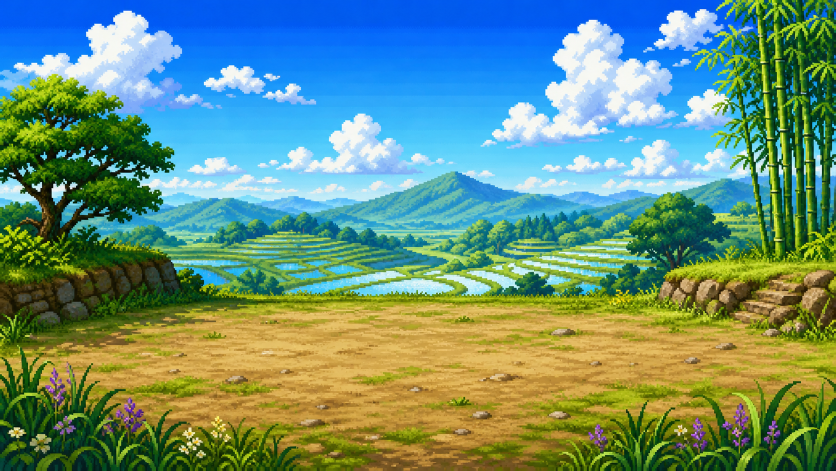
#> input picture forge/assets/raw/bg.satoyama_sky/codex-imagegen.png, 1672 x 941 px, given in place of tile_ka_paddy2.png, which was not available (shown at 1/2 size)
$ python gen_paddy_rice_post.py
#> lines starting #> are read from the running program, lines starting #| are printed output that depends on the picture; pictures that were not available may be replaced by others from this repository, and a replacement may not be noted
#!/usr/bin/env python3
"""kaPaddy2「棚田リアル化」用ポスト処理（120級・ZZ-HCP-logs/021でユーザーが棚田リアル化を選択）。

新raw（緑の植えた棚田＝稲列）を活かす。旧パイプライン(gen_ka2=cyan寄せ / gen_ka3=稲消し)は
「青い水鏡」志向だったので使わない。代わりに視覚QA(map-art-reviewer)の指摘に沿って:
  - 輝度Vを少し下げる（vmul）＝歩けない水田を、歩ける草地 kaGrassCalm より暗くし「背景<主役」を守る
    （現状は水田が草地より明るく主役/背景が逆転しかけ。ART_BIBLE §2-1）。
  - 稲の縦縞コントラストを僅かに抑える（contrast<1）＝25%縮小でのスペックル化耐性。彩度は維持。
proc_wa.py --only tile.ka_paddy2 の後に1回。冪等でないので再実行は proc_wa からやり直す。

使い方: python3 forge/gen_paddy_rice_post.py [--vmul 0.90] [--contrast 0.85]
"""
import os, sys
import numpy as np
from PIL import Image

A = os.path.join(os.path.dirname(os.path.dirname(os.path.abspath(__file__))), "public", "assets")
T = 128


def _argf(flag, d):
    if flag in sys.argv:
        i = sys.argv.index(flag)
        if i + 1 < len(sys.argv):
            return float(sys.argv[i + 1])
    return d


def rice_settle(name, vmul=0.90, contrast=0.85):
#> called with name = 'tile_ka_paddy2.png', vmul = 0.9, contrast = 0.85
    p = os.path.join(A, name)
    im = Image.open(p).convert("RGBA")
    a = np.asarray(im, dtype=np.float32).copy()
    n = im.width // T
#> n = 13
    for fi in range(n):
        x0 = fi * T
        t = a[:, x0:x0 + T, :3]
        # 縦縞コントラストを平均基準で僅かに抑える（彩度は保つ＝RGB一様スケールでなく平均差の縮小）
        m = t.reshape(-1, 3).mean(axis=0)
        t = m + (t - m) * contrast
        # 輝度ダウン（草地より暗く）
        t = t * vmul
        a[:, x0:x0 + T, :3] = np.clip(t, 0, 255)
#> this loop made 13 passes
#> m on passes 1 to 12: [66.18, 106, 71.31], [79.36, 111.2, 78.37], [94.16, 135.8, 123.4], [105.5, 154.8, 150.5], [108.8, 156.6, 152.7], [119.1, 160.9, 156.8], [113, 159.5, 157.8], [110.2, 157.3, 154], [125.2, 162.8, 149.5], [135.4, 169, 145.8], [114.2, 151.1, 132.2], [105.4, 142.9, 94.83]
#> pass 1, in rice_settle, `t = a[:, x0:x0 + T, :3]`:
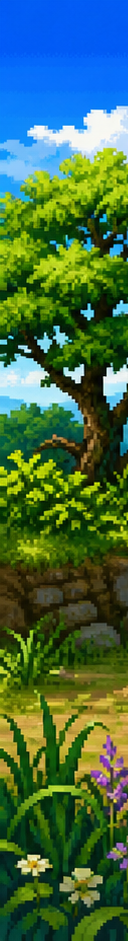
#> t: shape (941, 128, 3) float32; mean R, G, B 66.2, 106, 71.3
#> pass 1, in rice_settle, `t = m + (t - m) * contrast`:
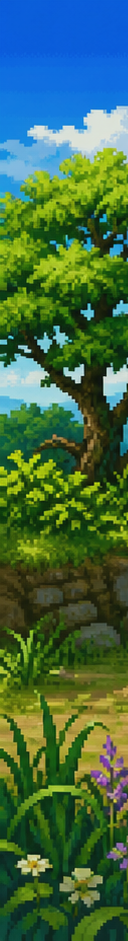
#> t: shape (941, 128, 3) float32; mean R, G, B 66.2, 106.1, 71.3
#> pass 1, in rice_settle, `t = t * vmul`:
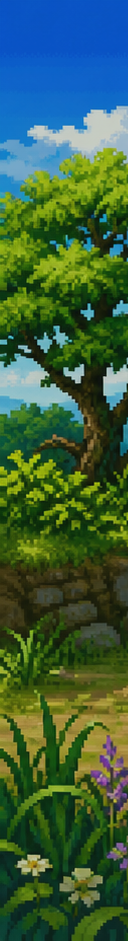
#> t: shape (941, 128, 3) float32; mean R, G, B 59.6, 95.4, 64.2
#> pass 2, in rice_settle, `t = a[:, x0:x0 + T, :3]`:
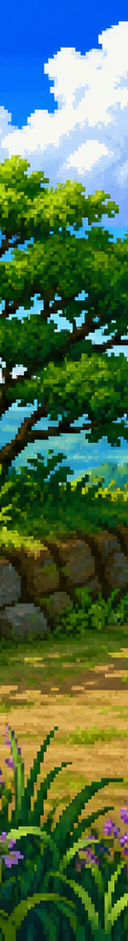
#> t: shape (941, 128, 3) float32; mean R, G, B 79.4, 111.2, 78.4
#> after the loop:
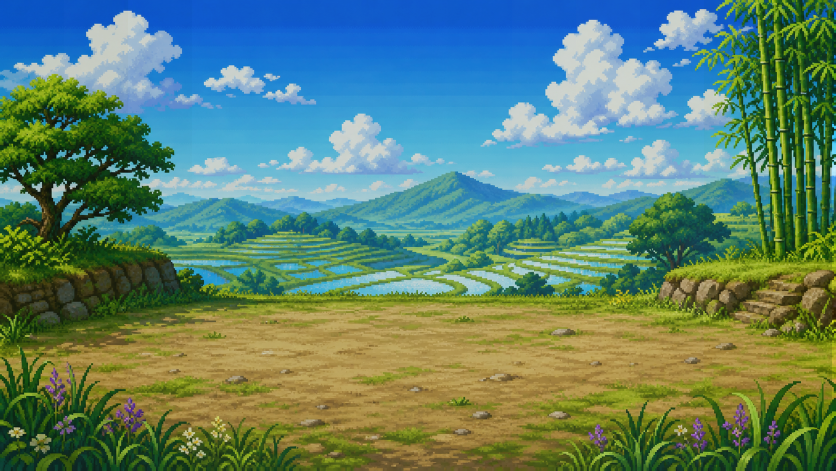
#> a: shape (941, 1672, 4) float32 (shown at 1/2 size); mean R, G, B, A 94.1, 130.5, 111.3, 256
#> after the loop:
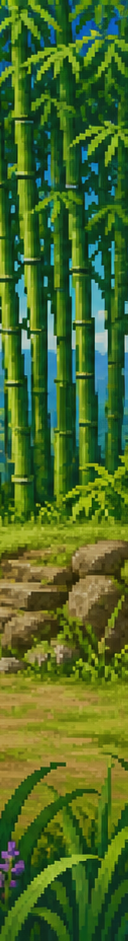
#> t: shape (941, 128, 3) float32; mean R, G, B 75.4, 107.1, 39.5
    a[..., 3] = 255
    Image.fromarray(a.astype(np.uint8), "RGBA").save(p)
    print(f"{name}: rice-settle vmul={vmul} contrast={contrast} frames={n}")
#| tile_ka_paddy2.png: rice-settle vmul=0.9 contrast=0.85 frames=13


if __name__ == "__main__":
    rice_settle("tile_ka_paddy2.png",
                vmul=_argf("--vmul", 0.90),
                contrast=_argf("--contrast", 0.85))
